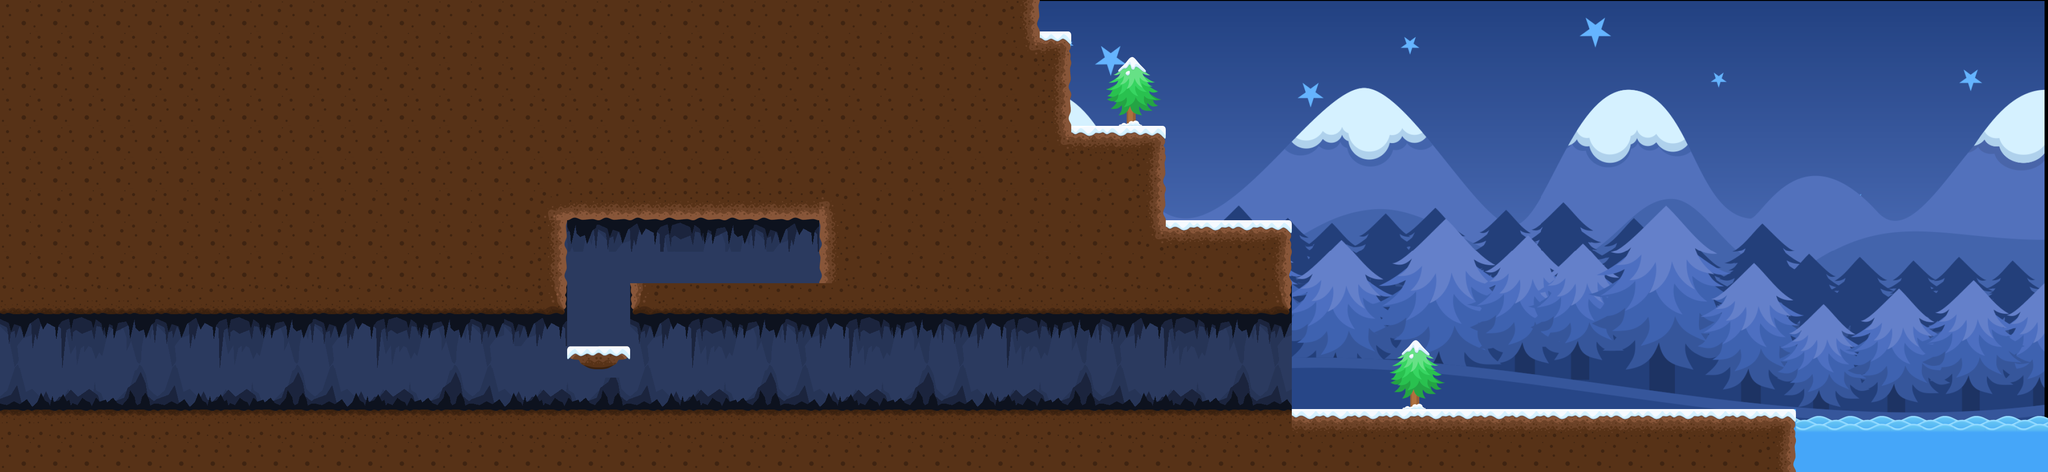

Tiled map render using the project's own tile images. Description and the map definition, with tile-layer contents summarised, below:
An orthogonal 65x15 tile map with 64x64 px tiles, 2 tile layers (caveBg, general), 1 image layer and 19 objects (3x coffeeBean, 3x enemy, player, captive, cauldron, ...).

<map version="1.5" tiledversion="1.7.2" orientation="orthogonal" renderorder="right-down" width="65" height="15" tilewidth="64" tileheight="64" infinite="0" nextlayerid="6" nextobjectid="33">
 <tileset firstgid="1" name="winter_tileset" tilewidth="64" tileheight="64" tilecount="99" columns="11">
  <image source="tiles_winter.png" width="704" height="576" />
 </tileset>
 <imagelayer id="5" name="bg" offsetx="2106.24" offsety="-514.121">
  <image source="background.png" width="2048" height="2048" />
 </imagelayer>
 <layer id="4" name="caveBg" width="65" height="15">
  <data>[975 cells, 235 non-empty, 18 distinct tile ids]</data>
 </layer>
 <layer id="1" name="general" width="65" height="15">
  <data>[975 cells, 495 non-empty, 19 distinct tile ids]</data>
 </layer>
 <objectgroup id="2" name="Object Layer 1">
  <object id="2" name="player" x="34.8441" y="760.641" width="22" height="64">
   <properties>
    <property name="gid" value="player" />
   </properties>
  </object>
  <object id="4" name="captive" x="112.409" y="749.641" width="64" height="64">
   <properties>
    <property name="gid" value="captive" />
    <property name="isPushingCauldron" type="bool" value="true" />
    <property name="runAheadMsg" type="bool" value="true" />
   </properties>
  </object>
  <object id="7" name="cauldron" x="200.303" y="674.382" width="160" height="166">
   <properties>
    <property name="gid" value="cauldron" />
    <property name="isDeadly" type="bool" value="false" />
   </properties>
  </object>
  <object id="8" name="coffeeBean" x="782.296" y="783.492" width="32" height="32" />
  <object id="14" name="coffeeBean" x="1608.32" y="523.718" width="32" height="32" />
  <object id="15" name="enemy" x="1403" y="758" width="64" height="64">
   <properties>
    <property name="maxX" type="int" value="1530" />
    <property name="minX" type="int" value="1080" />
   </properties>
  </object>
  <object id="16" name="enemy" x="1344" y="502" width="64" height="64">
   <properties>
    <property name="maxX" type="int" value="1590" />
    <property name="minX" type="int" value="1280" />
   </properties>
  </object>
  <object id="17" name="enemy" x="2304" y="752" width="64" height="64">
   <properties>
    <property name="maxX" type="int" value="2750" />
    <property name="minX" type="int" value="2240" />
   </properties>
  </object>
  <object id="18" name="coffeeBean" x="1873" y="778" width="32" height="32" />
  <object id="31" name="deathEntity" x="3645.34" y="921.667" width="514.663" height="12.6667" />
 </objectgroup>
 <objectgroup id="3" name="collision">
  <object id="1" x="0" y="833.778" width="3645.31" height="26.1817" />
  <object id="12" x="1153" y="705" width="125" height="42" />
  <object id="22" x="0" y="572" width="1148" height="62" />
  <object id="23" x="1284" y="576" width="1340" height="60" />
  <object id="24" x="1668" y="384" width="56" height="186" />
  <object id="25" x="1088" y="380" width="574" height="62" />
  <object id="26" x="1095" y="443" width="50" height="130" />
  <object id="29" x="0" y="637" width="5" height="190.5" />
  <object id="32" x="3628" y="861.333" width="21.3333" height="96" />
 </objectgroup>
</map>